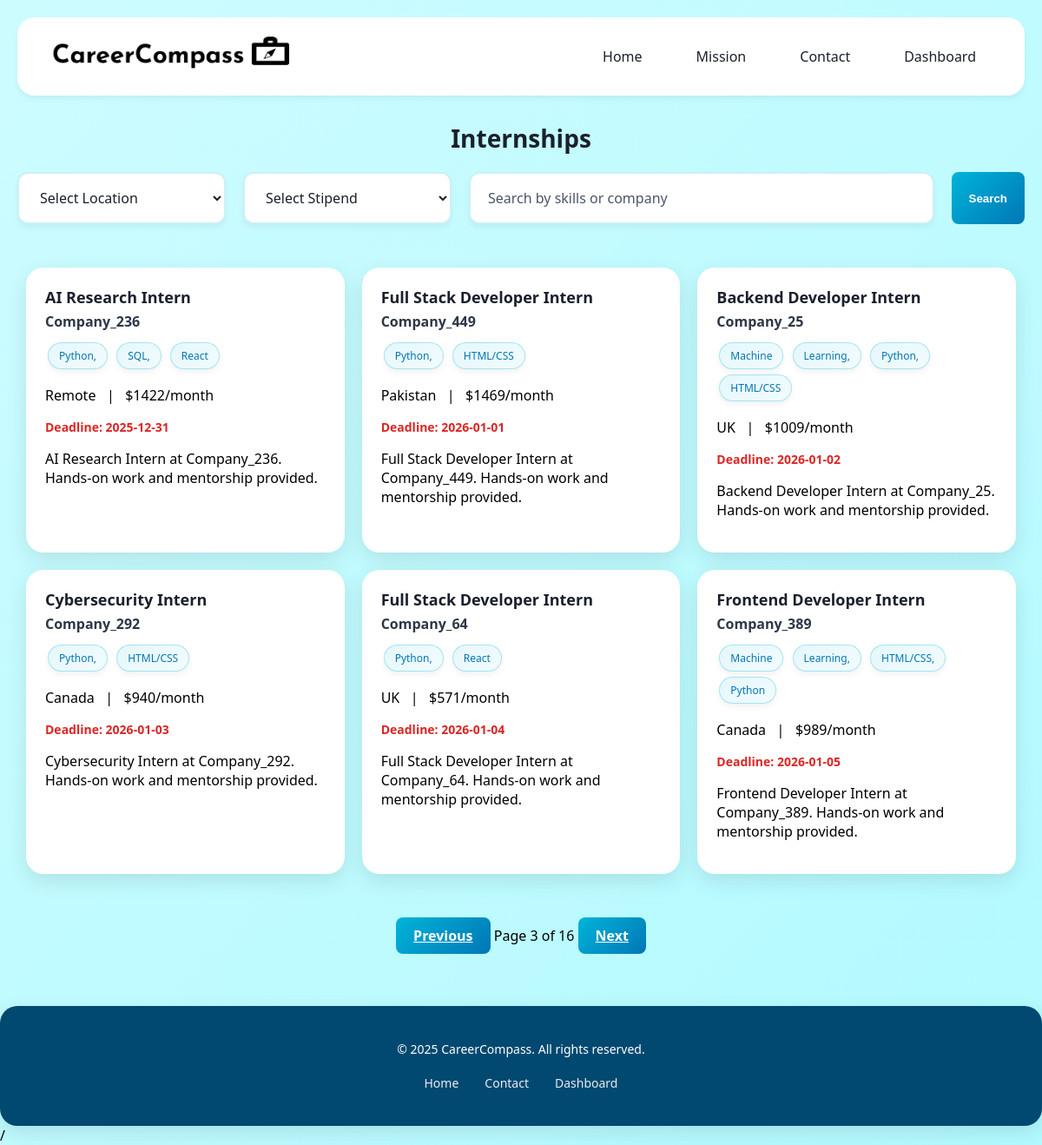
The page /internships/?page=3&search=&location=&stipend= on the database its author committed.
### CareerCompassapp/views.py (the view, shortened to what this page needs)
# urls.py: path('internships/', views.internships_view, name='internships'),
def internships_view(request):
    conn = sqlite3.connect("career_compass.db")
    cursor = conn.cursor()
    current_date = datetime.now().strftime("%Y-%m-%d")
    search = request.GET.get("search", "").strip()
    location = request.GET.get("location", "")
    stipend = request.GET.get("stipend", "")
    query = """
        SELECT i.title, c.name AS company_name, i.location, i.duration,
               i.skills_required, i.deadline, i.description, i.stipend
        FROM internships i
        LEFT JOIN companies c ON i.company_id = c.company_id
        WHERE i.deadline >= ?
    """
    params = [current_date]
    if search:
        query += " AND (LOWER(c.name) LIKE ? OR LOWER(i.skills_required) LIKE ?)"
        params.extend([f"%{search.lower()}%", f"%{search.lower()}%"])
    if location:
        query += " AND LOWER(i.location) = ?"
        params.append(location.lower())
    query += " ORDER BY i.deadline ASC"
    cursor.execute(query, params)
    rows = cursor.fetchall()
    conn.close()
    internships = [
        {
            "title": r[0],
            "company_name": r[1],
            "location": r[2],
            "duration": r[3],
            "skills_required": r[4],
            "deadline": r[5],
            "description": r[6],
            "stipend": r[7],
        }
        for r in rows
    ]
    paginator = Paginator(internships, 6)
    page_number = request.GET.get("page")
    page_obj = paginator.get_page(page_number)
    return render(request, "CareerCompassapp/internships.html", {
        "internships": page_obj,
        "search": search,
        "location": location,
        "stipend": stipend,
    })

### templates/CareerCompassapp/internships.html (shortened to what this page needs)
{% load static %}
<!DOCTYPE html>
<html lang="en">
<head>
  <link rel="stylesheet" href="https://cdnjs.cloudflare.com/ajax/libs/font-awesome/6.4.0/css/all.min.css">
</head>
<body>
  <div class="container">
    <header class="header">
      <a href="{% url 'home' %}" class="logo">
        <div class="logo-icon"><img src="{% static 'CareerCompassapp/logo.png' %}" alt="CC Logo"></div>
      </a>
      <nav class="nav-menu">
        <a href="{% url 'home' %}">Home</a>
        <a href="#mission">Mission</a>
        <a href="{% url 'contact' %}">Contact</a>
        <a href="{% url 'dashboard' %}">Dashboard</a>
      </nav>
    </header>
  </div>
  <h2 class="page-heading">Internships</h2>
<form method="get" class="filters">
<select id="locationFilter" name="location">
    <option value="">Select Location</option>
  </select>
<select id="stipendFilter" name="stipend">
    <option value="">Select Stipend</option>
  </select>
  <input type="text"
         name="search"
         placeholder="Search by skills or company"
         value="{{ request.GET.search|default:'' }}"
         style="flex:1;">
  <button type="submit" class="apply-btn">Search</button>
</form>
<div class="internships" id="internshipList">
  {% for internship in internships %}
  <div class="card"
       data-location="{{ internship.location }}"
       data-stipend="{{ internship.stipend }}"
       data-tags="{{ internship.skills_required }}"
       data-company="{{ internship.company_name }}">
    <h3>{{ internship.title }}</h3>
    <p class="company">{{ internship.company_name }}</p>
    <div class="tags">
      {% for skill in internship.skills_required.split %}
      <span>{{ skill }}</span>
      {% endfor %}
    </div>
    <p>{{ internship.location }} &nbsp; | &nbsp; ${{ internship.stipend }}/month</p>
    <p class="deadline">Deadline: {{ internship.deadline }}</p>
    <p>{{ internship.description }}</p>
  </div>
  {% empty %}
  <p>No internships available at the moment.</p>
  {% endfor %}
</div>
<div class="pagination" style="text-align:center; margin-top: 20px;">
  {% if internships.has_previous %}
    <a href="?page={{ internships.previous_page_number }}&search={{ search }}&location={{ location }}&stipend={{ stipend }}" class="apply-btn">Previous</a>
  {% endif %}
  <span>Page {{ internships.number }} of {{ internships.paginator.num_pages }}</span>
  {% if internships.has_next %}
    <a href="?page={{ internships.next_page_number }}&search={{ search }}&location={{ location }}&stipend={{ stipend }}" class="apply-btn">Next</a>
  {% endif %}
</div>
  <footer class="footer">
    <p>&copy; 2025 CareerCompass. All rights reserved.</p>
    <div class="footer-links">
      <a href="{% url 'home' %}">Home</a>
      <a href="{% url 'contact' %}">Contact</a>
      <a href="{% url 'dashboard' %}">Dashboard</a>
    </div>
  </footer>
/
</body>
</html>

### templates/CareerCompassapp/internships.html (style rules this page uses)
:root { --primary-blue: #00b4d8; --primary-dark: #0077b6; --primary-darker: #005577; --accent-blue: #014970; --background-light: #CDFCFF; --background-medium: #B2FAFF; --text-dark: #1a202c; --text-medium: #2d3748; --text-light: #4a5568; --white: #ffffff; --shadow-sm: 0 4px 6px rgba(0,0,0,0.05); --shadow-md: 0 8px 25px rgba(0,0,0,0.1); --shadow-lg: 0 20px 40px rgba(0,0,0,0.08); }
body { margin: 0; font-family: 'Segoe UI', Tahoma, Geneva, Verdana, sans-serif; background: linear-gradient(135deg, var(--background-light) 0%, var(--background-medium) 100%); }
.container { max-width: 1455px; margin: 0 auto; padding: 20px; }
.header { display: flex; justify-content: space-between; align-items: center; padding: 20px 40px; margin-bottom: 0; background: var(--white); border-radius: 20px; box-shadow: var(--shadow-sm); height: 50px; overflow: hidden; }
.logo { display: flex; align-items: center; font-size: 28px; font-weight: 700; color: var(--text-dark); text-decoration: none; transition: transform 0.3s ease; height: 100%; }
.logo-icon { width: 300px; height: 300px; margin-right: 12px; display: flex; align-items: center; justify-content: center; flex-shrink: 0; margin-top: 85px; }
.logo-icon img { width: 100%; height: 100%; object-fit: contain; display: block; }
.nav-menu { display: flex; gap: 30px; align-items: center; }
.nav-menu a { color: var(--text-dark); text-decoration: none; font-weight: 500; font-size: 16px; transition: all 0.3s ease; padding: 8px 16px; border-radius: 20px; }
.filters { display: flex; justify-content: center; margin: 20px; gap: 20px; flex-wrap: wrap; }
select, input[type="text"] { padding: 16px 20px; border-radius: 12px; border: 2px solid rgba(0, 180, 216, 0.2); min-width: 240px; box-shadow: var(--shadow-sm); background: var(--white); color: var(--text-dark); font-size: 16px; font-family: 'Segoe UI', Tahoma, Geneva, Verdana, sans-serif; transition: all 0.3s ease; }
input[type="text"]::placeholder { color: var(--text-light); }
select option { color: var(--text-dark); }
.page-heading { text-align: center; color: var(--text-dark); font-size: 28px; font-weight: bold; margin: 10px 0 0; }
.internships { display: grid; grid-template-columns: repeat(3, 1fr); gap: 20px; padding: 30px; }
.card { background: var(--white); padding: 20px; border-radius: 20px; box-shadow: var(--shadow-md); transition: all 0.3s ease; border: 2px solid transparent; }
.card h3 { margin: 0; font-size: 18px; color: var(--text-dark); }
.company { font-weight: bold; margin: 5px 0 10px; color: var(--text-medium); }
.tags span { background: linear-gradient(135deg, rgba(0, 180, 216, 0.1), rgba(0, 180, 216, 0.05)); border: 1px solid rgba(0, 180, 216, 0.3); border-radius: 20px; padding: 6px 12px; margin: 3px; display: inline-block; font-size: 12px; color: var(--primary-dark); box-shadow: var(--shadow-sm); }
.deadline { color: #dc2626; font-size: 14px; margin: 10px 0; font-weight: 600; }
.apply-btn { background: linear-gradient(135deg, var(--primary-blue), var(--primary-dark)); color: white; padding: 10px 20px; border-radius: 8px; border: none; font-weight: 600; cursor: pointer; transition: 0.3s; display: inline-block; width: auto; }
.footer { background: var(--accent-blue); color: var(--white); text-align: center; padding: 40px 20px; margin-top: 60px; font-size: 14px; font-weight: 500; border-radius: 20px; box-shadow: var(--shadow-md); }
.footer p { margin: 0; }
.footer-links { margin-top: 20px; display: flex; gap: 30px; justify-content: center; flex-wrap: wrap; }
.footer-links a { color: var(--white); text-decoration: none; opacity: 0.9; transition: all 0.3s ease; }

### rows shown on the page
internships: title "AI Research Intern", company_name "Company_236", split "Python," "SQL," "React", location "Remote", stipend "1422", deadline "2025-12-31", description "AI Research Intern at Company_236. Hands-on work and mentorship provided."
internships: title "Full Stack Developer Intern", company_name "Company_449", split "Python," "HTML/CSS", location "Pakistan", stipend "1469", deadline "2026-01-01", description "Full Stack Developer Intern at Company_449. Hands-on work and mentorship provided."
internships: title "Backend Developer Intern", company_name "Company_25", split "Machine" "Learning," "Python," "HTML/CSS", location "UK", stipend "1009", deadline "2026-01-02", description "Backend Developer Intern at Company_25. Hands-on work and mentorship provided."
internships: title "Cybersecurity Intern", company_name "Company_292", split "Python," "HTML/CSS", location "Canada", stipend "940", deadline "2026-01-03", description "Cybersecurity Intern at Company_292. Hands-on work and mentorship provided."
internships: title "Full Stack Developer Intern", company_name "Company_64", split "Python," "React", location "UK", stipend "571", deadline "2026-01-04", description "Full Stack Developer Intern at Company_64. Hands-on work and mentorship provided."
internships: title "Frontend Developer Intern", company_name "Company_389", split "Machine" "Learning," "HTML/CSS," "Python", location "Canada", stipend "989", deadline "2026-01-05", description "Frontend Developer Intern at Company_389. Hands-on work and mentorship provided."

### other values the page prints
{{ internships.number }} "3"
{{ internships.paginator.num_pages }} "16"
